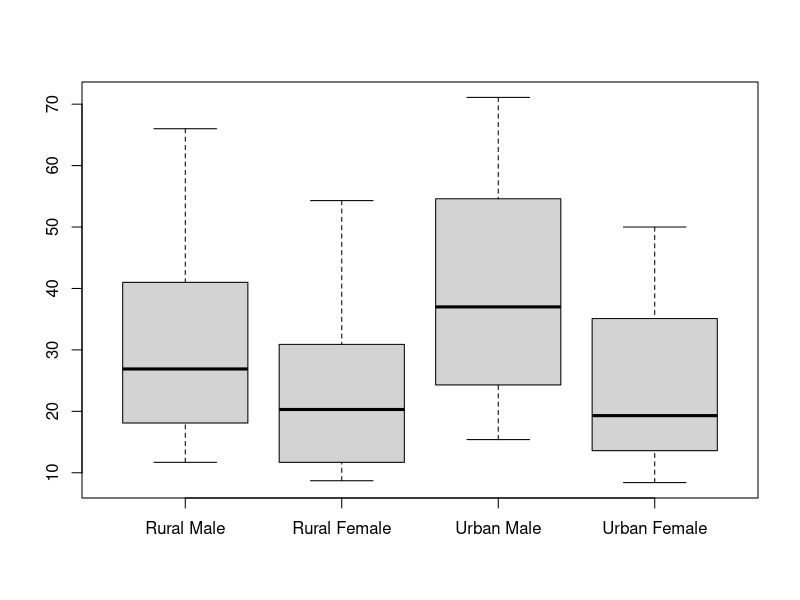
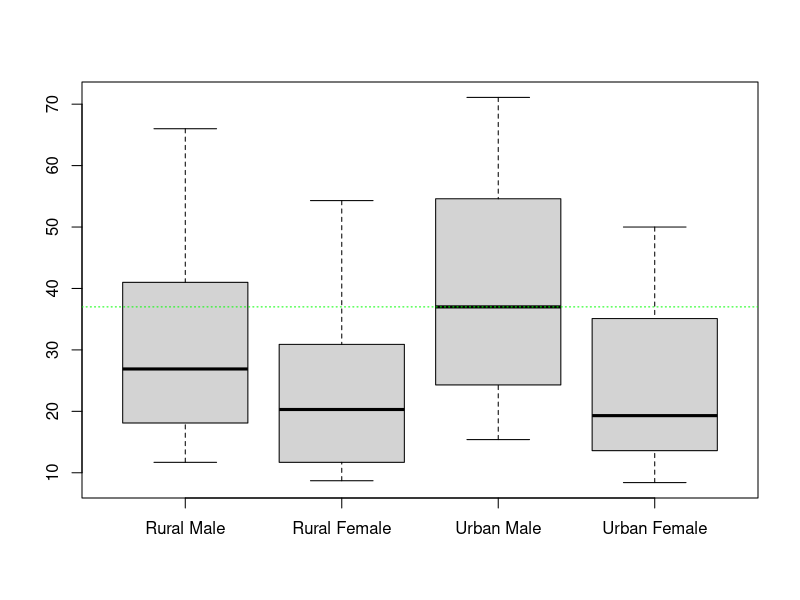
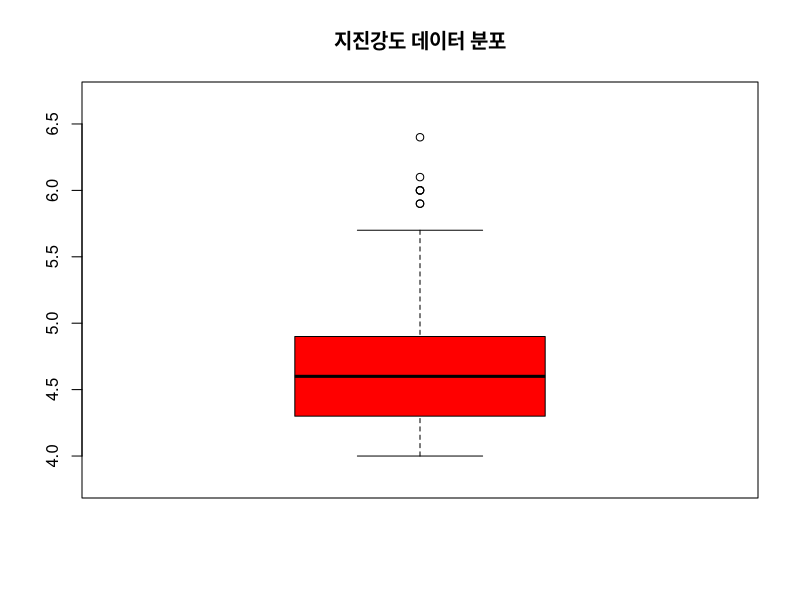
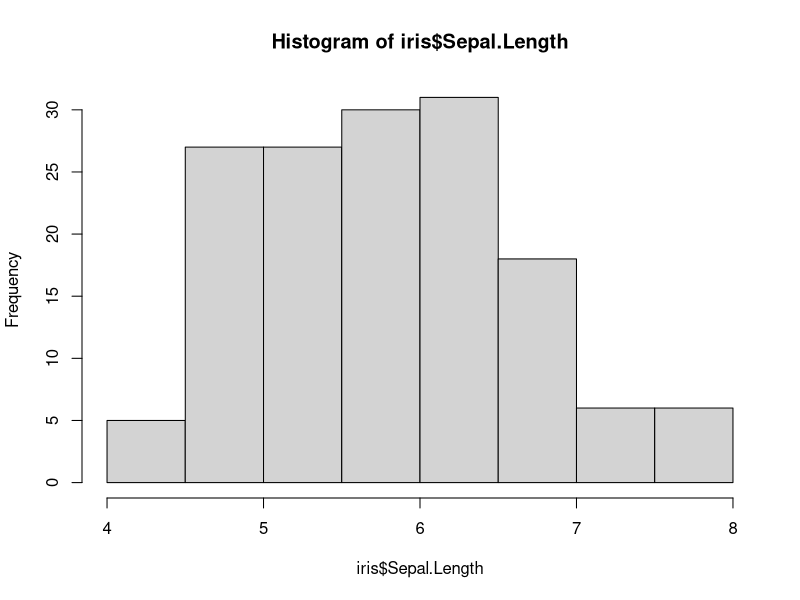
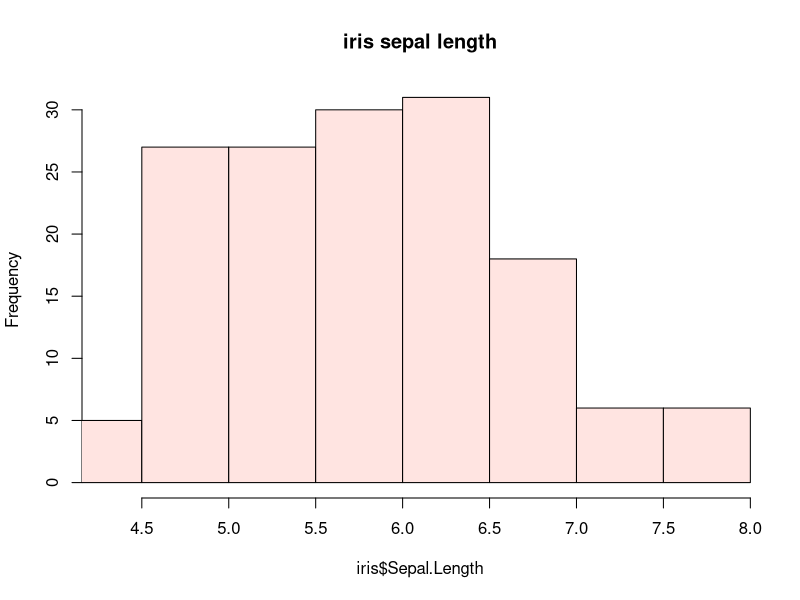
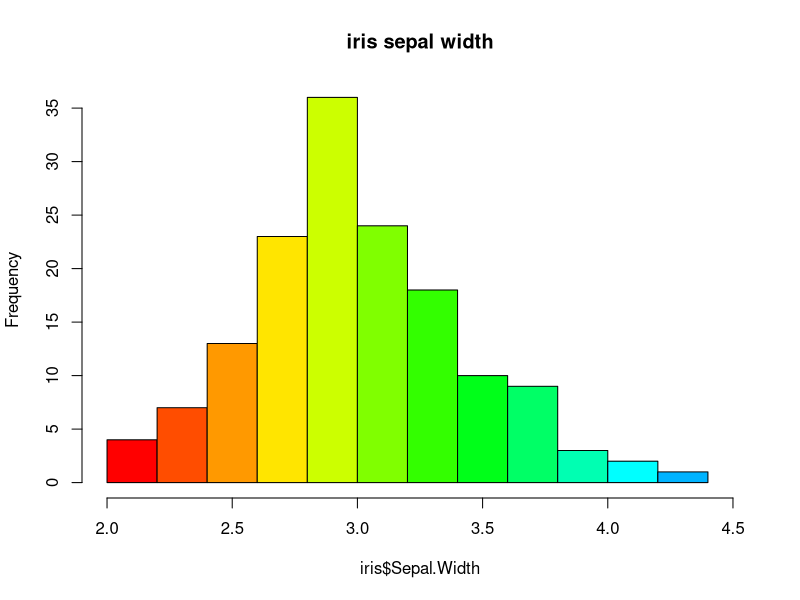
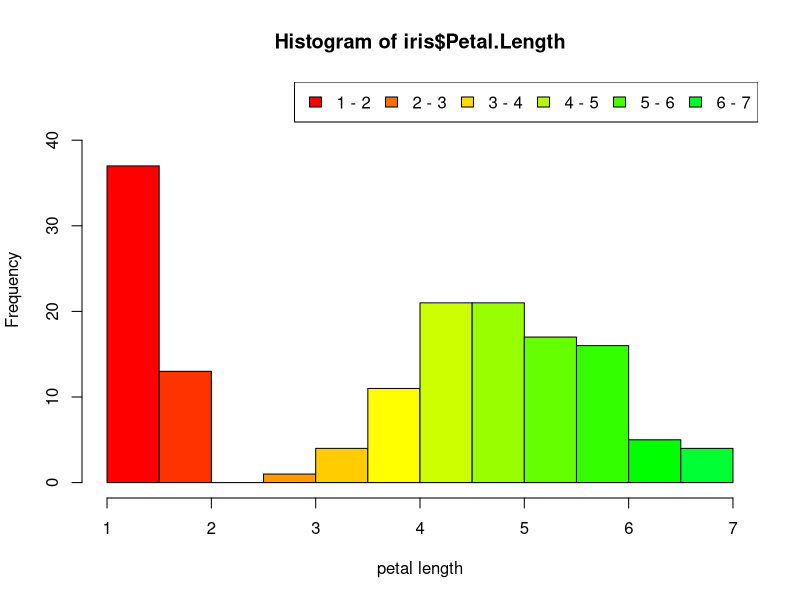
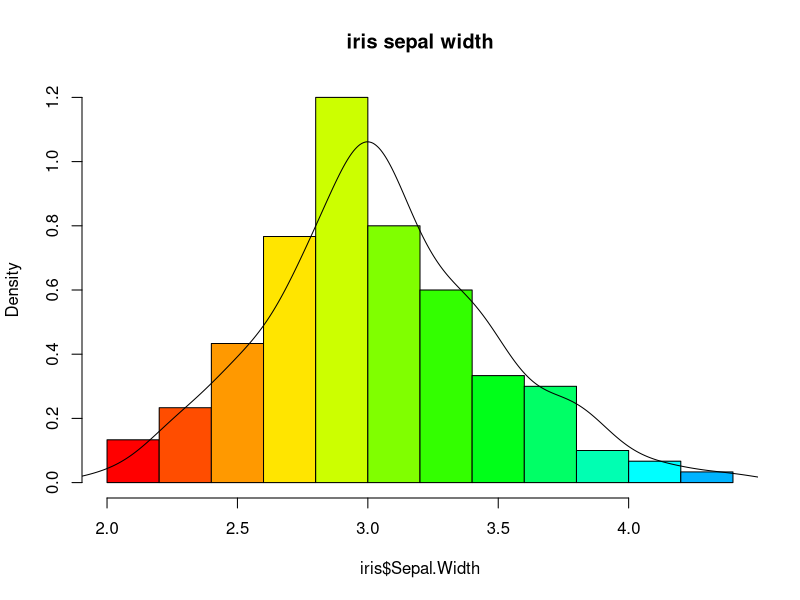

Here is the R script that generated these plots, in order:
# 2 연속변수의 시각화


# 상자 그래프
# 데이터의 분포를 나타내는데 많이 사용.
# summary 함수의 내용을 시각화 한다고 생각하면 된다.

data(VADeaths)                                  # 샘플 데이터 가져오기
VADeaths

boxplot(VADeaths)                               # 상자그래프

boxplot(VADeaths, range = 0)                    # range = 0 은 최소값과 최대값을 점선으로 연결
                                                # 0이 디폴트
abline(h = 37, lty = 3, col = "green")          # 37 높이에 초록색으로 하여 스타일 3의 기준선을 그린다.

chart_data <- quakes$mag                        # 샘플 데이터 가져오기

boxplot(chart_data, col = "red", main = "지진강도 데이터 분포", ylim = c(3.8, 6.7))
                                                # 동떨어진 데이터는 o 로 표시


# 히스토그램
# 계급별 분포를 알아보는데 많이 사용.
# ex) 성적별 학생 분포

data(iris)                                     # 샘플 데이터 가져오기
names(iris)
iris

str(iris)

hist(iris$Sepal.Length)                       # 히스토그램
                                              # 벡터형식의 숫자로만 이루어진 데이터여야한다.

hist(iris$Sepal.Length, col = "mistyrose", xlim = c(4.3, 7.9), main = "iris sepal length")

hist(iris$Sepal.Width, col = rainbow(20), xlim = c(2.0, 4.5), main = "iris sepal width")
hist(iris$Petal.Length, col = rainbow(30), ylim = c(0, 45), xlab = "petal length")
legend("topright",c("1 - 2","2 - 3","3 - 4","4 - 5","5 - 6","6 - 7"),ncol = 6, fill = rainbow(14))

hist(iris$Sepal.Width, col = rainbow(20), freq = F, main = "iris sepal width")
                                              # freq = F 를 설정하면 확률 밀도에 의해서 그려진다.
lines(density(iris$Sepal.Width), col = "black")
                                              # 밀도를 기준으로한 선을 추가

par(mfrow = c(1,2))

hist(iris$Petal.Length,freq = F, col = rainbow(30), ylim = c(0,1.2), main = "꽃잎 길이 확률 밀도")
lines(density(iris$Petal.Length))
                                              # 정규분포 추정곡선 추가하기
x <- seq(1, 7, 0.01)                          # seq(시작,끝,간격) -> 시작부터 끝 범위까지 간격만큼의 모든 원소를 반환
curve(dnorm( x, mean = mean(iris$Petal.Length), sd = sd(iris$Petal.Length)), col = "blue", add = T)

hist(iris$Petal.Width, freq = F, col = rainbow(30), ylim = c(0,1.2), xlim = c(0, 3), main = "꽃잎 너비 확률 밀도")
lines(density(iris$Petal.Width))

x <- seq(0, 3, 0.01)                          # x에 적용할 그래프의 범위 까지의 일정 변량이 담길 수 있도록 해주고
curve(dnorm( x, mean = mean(iris$Petal.Width), sd = sd(iris$Petal.Width)), col = "blue", add = T)
                                              # 정규분포 난수 생성함수를 사용하여 얻은 난수를 curve 함수를 통해 선으로.
                                              # (평균과 표준편차는 그래프 데이터의 평균과 표준편차 사용)
                                              # curve 함수 add 속성을 이용해 해당 그래프에 추가 표시해준다.

x <- quakes$mag
hist(x, ylim = c(0, 120), breaks = seq(4.0, 6.5, 0.1))
                                              # break = seq(시작, 끝, 간격) -> seq를 통해 나온 수 들을 x 지표로 사용.


# 산점도 그래프

x <- runif(100, min = 0, max = 100)           # 난수 발생 함수를 통해 샘플데이터 받기
plot(x, col = "blue")                         # 산점도 그래프

par(new = T)                                  # 차트 추가
line_chart <- c(1:100)                        # 산점도 그래프의 대각선을 추가하기 위한 데이터
plot(line_chart, type = "l", ann = F, axes = F)
                                              # type = "l" -> 실선으로,
                                              # ann, axes = F -> 레이블이나 지표 표시 F
text(70, 80, "대각선 추가", col = "red")      # 해당 좌표에 해당 텍스트 표시

par(mfrow = c(2,2))

plot(x, type = "l")                           # 실선으로 표시
plot(x, type = "o")                           # 실선으로 표시, 지점마다 o 표시
plot(x, type = "h")                           # 수직선으로 표시
plot(x, type = "s")                           # 꺽은선으로 표시

plot(x, type = "o", pch = 5)                  # pch -> 지점 도형을 최대 30가지로 바꿈
